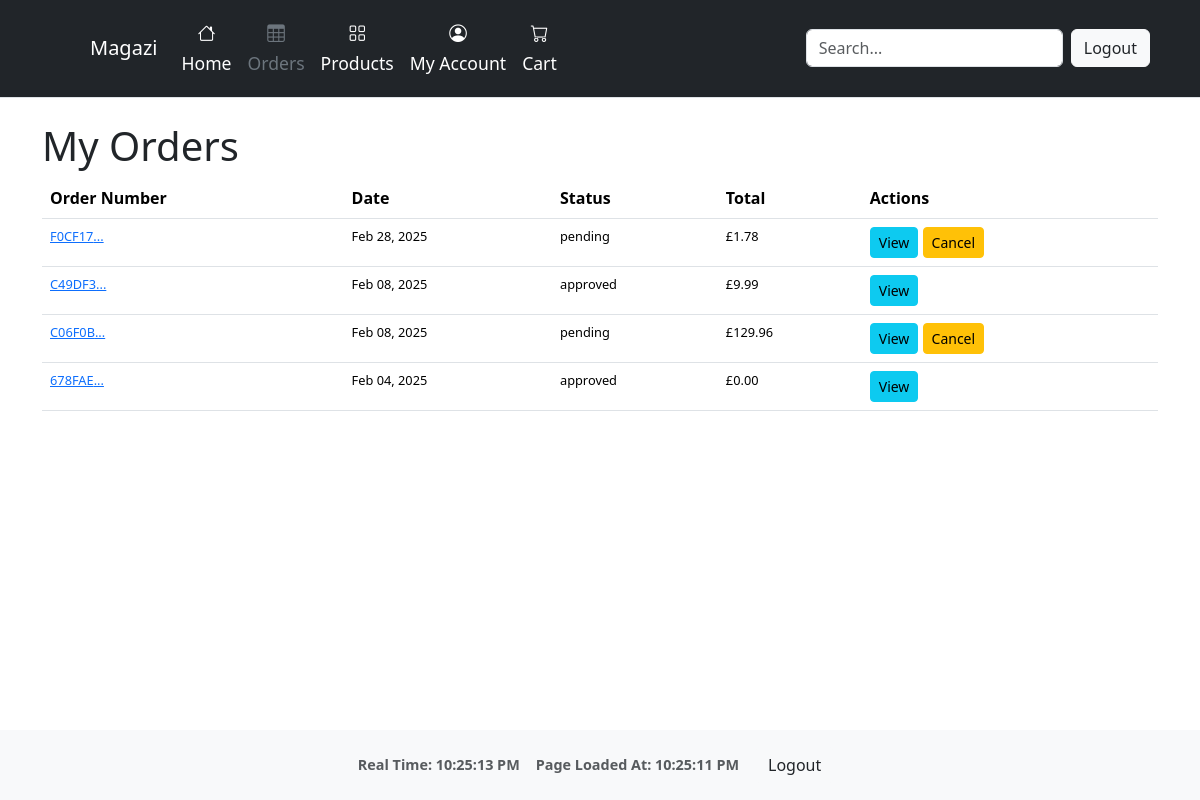
The page /orders/my-orders/ (signed in) on the database its author committed.
### orders/models.py (models this page shows, shortened)
class Order(models.Model):
    order_number = models.CharField(max_length=32, null=False, editable=False)
    user = models.ForeignKey(settings.AUTH_USER_MODEL, on_delete=models.SET_NULL, null=True, blank=True)
    full_name = models.CharField(max_length=50, null=False, blank=False)
    email = models.EmailField(max_length=254, null=False, blank=False)
    phone_number = models.CharField(max_length=20, null=False, blank=False)
    country = CountryField(blank_label='Country *', null=False, blank=False)
    postcode = models.CharField(max_length=20, null=True, blank=True)
    town_or_city = models.CharField(max_length=40, null=False, blank=False)
    street_address1 = models.CharField(max_length=80, null=False, blank=False)
    street_address2 = models.CharField(max_length=80, null=True, blank=True)
    county = models.CharField(max_length=80, null=True, blank=True)
    date = models.DateTimeField(auto_now_add=True)
    delivery_cost = models.DecimalField(max_digits=6, decimal_places=2, null=False, default=0)
    order_total = models.DecimalField(max_digits=10, decimal_places=2, null=False, default=0)
    grand_total = models.DecimalField(max_digits=10, decimal_places=2, null=False, default=0)
    stripe_pid = models.CharField(max_length=254, null=False, blank=False, default='')
    status = models.CharField(max_length=20, default='pending')  # e.g. pending, delivered, canceled
    comments = models.TextField(blank=True)

### orders/views.py (the view)
# urls.py: path('my-orders/', views.my_orders, name='my_orders'),
@login_required
def my_orders(request):
    orders = Order.objects.filter(user=request.user).order_by('-date')
    return render(request, 'orders/my_orders.html', {'orders': orders})

### cart/context.py (called while the page is built, shortened)
def cart_summary(request):
    cart = request.session.get('cart', {})
    cart_items = []
    total = 0
    return {'cart_total': total, 'cart_items': cart_items}

### orders/templates/orders/my_orders.html (shortened to what this page needs)
{% extends "base.html" %}
{% block content %}
<div class="container my-4">
    <h1>My Orders</h1>
    {% if orders %}
    <table class="table">
        <thead>
            <tr>
                <th>Order Number</th>
                <th>Date</th>
                <th>Status</th>
                <th>Total</th>
                <th>Actions</th>
            </tr>
        </thead>
        <tbody>
            {% for order in orders %}
            <tr>
                <td class="small-text"><a href="{% url 'orders:order_detail' order.order_number %}">{{ order.order_number|slice:":6" }}...</a></td>
                <td class="small-text">{{ order.date|date:"M d, Y" }}</td>
                <td class="small-text">{{ order.status }}</td>
                <td class="small-text">£{{ order.grand_total }}</td>
                <td>
                    <a href="{% url 'orders:order_detail' order.order_number %}" class="btn btn-sm btn-info">View</a>
                    {% if order.status == "pending" %}
                        <a href="{% url 'orders:cancel_order' order.order_number %}" class="btn btn-sm btn-warning">Cancel</a>
                    {% endif %}
                </td>
            </tr>
            {% endfor %}
        </tbody>
    </table>
    {% else %}
    <p>You have no orders.</p>
    {% endif %}
</div>
{% endblock %}

### static/css/base_style.css (style rules this page uses)
html, body { min-height: 100vh; margin: 0; display: flex; flex-direction: column; }
.small-text { font-size: 0.8rem; }

### rows shown on the page
Order: order_number "F0CF17", date "Feb 28, 2025", status "pending", grand_total "1.78", shows "Cancel"
Order: order_number "C49DF3", date "Feb 08, 2025", status "approved", grand_total "9.99"
Order: order_number "C06F0B", date "Feb 08, 2025", status "pending", grand_total "129.96", shows "Cancel"
Order: order_number "678FAE", date "Feb 04, 2025", status "approved", grand_total "0.00"
